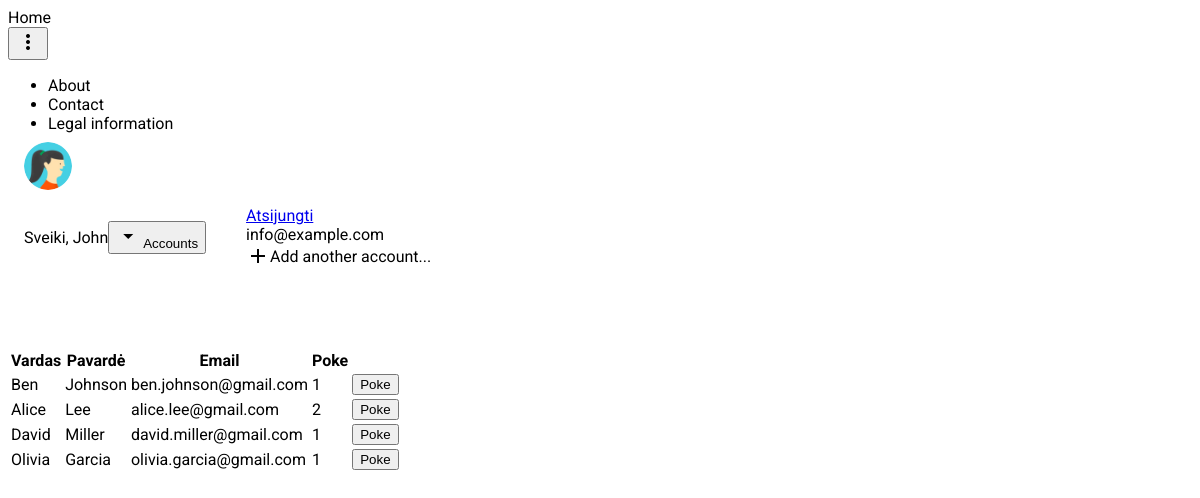
Screenshot of /home.php (signed in) with the database file from the repository.
### tables this page shows
CREATE TABLE `users`
(
    `id`           int          NOT NULL,
    `username`     varchar(255) NOT NULL UNIQUE,
    `first_name`   varchar(255) NOT NULL,
    `last_name`    varchar(255) NOT NULL,
    `email`        varchar(255) NOT NULL,
    `password`     varchar(255) NOT NULL,
    `date_created` date         NOT NULL
);

### src/home.php (the view, shortened to what this page needs)
<?php
include "db_conn.php";
if (isset($_SESSION['id']) && isset($_SESSION['username'])) {
    $query = "SELECT users.id, users.first_name, users.last_name, users.email, COUNT(p.id) AS poke_count
                    FROM users
                    LEFT JOIN pokes p ON users.id = p.to
                    GROUP BY users.id";
    $response = mysqli_query($conn, $query);
    ?>
    <!DOCTYPE html>
    <html lang="en">
    <head>
        <link rel="stylesheet" href="https://code.getmdl.io/1.3.0/material.cyan-light_blue.min.css">
        <link rel="stylesheet" href="./css/styles.css">
    </head>
    <body>
    <div class="demo-layout mdl-layout mdl-js-layout mdl-layout--fixed-drawer mdl-layout--fixed-header">
        <header class="demo-header mdl-layout__header mdl-color--grey-100 mdl-color-text--grey-600">
            <div class="mdl-layout__header-row">
                <span class="mdl-layout-title">Home</span>
                <button class="mdl-button mdl-js-button mdl-js-ripple-effect mdl-button--icon" id="hdrbtn">
                    <i class="material-icons">more_vert</i>
                </button>
                <ul class="mdl-menu mdl-js-menu mdl-js-ripple-effect mdl-menu--bottom-right" for="hdrbtn">
                    <li class="mdl-menu__item">About</li>
                    <li class="mdl-menu__item">Contact</li>
                    <li class="mdl-menu__item">Legal information</li>
                </ul>
            </div>
        </header>
        <div class="demo-drawer mdl-layout__drawer mdl-color--blue-grey-900 mdl-color-text--blue-grey-50">
            <header class="demo-drawer-header">
                <img src="images/user.jpg" class="demo-avatar">
                <div class="demo-avatar-dropdown">
                    <span>Sveiki, <?php echo $_SESSION['username']; ?></span>
                    <button id="accbtn" class="mdl-button mdl-js-button mdl-js-ripple-effect mdl-button--icon">
                        <i class="material-icons" role="presentation">arrow_drop_down</i>
                        <span class="visuallyhidden">Accounts</span>
                    </button>
                    <ul class="mdl-menu mdl-menu--bottom-right mdl-js-menu mdl-js-ripple-effect" for="accbtn">
                        <li class="mdl-menu__item">
                            <a href="logout.php">Atsijungti</a>
                        </li>
                        <li class="mdl-menu__item">info@example.com</li>
                        <li class="mdl-menu__item"><i class="material-icons">add</i>Add another account...</li>
                    </ul>
                </div>
            </header>
            <nav class="demo-navigation mdl-navigation mdl-color--blue-grey-800">
                <a class="mdl-navigation__link" href=""><i class="mdl-color-text--blue-grey-400 material-icons"
                                                           role="presentation">home</i>Namai</a>
                <a class="mdl-navigation__link" href=""><i class="mdl-color-text--blue-grey-400 material-icons"
                                                           role="presentation">star</i>Paspausk mane</a>
            </nav>
        </div>
        <main class="mdl-layout__content mdl-color--grey-100">
            <div class="mdl-grid demo-content">
                <table class="mdl-data-table mdl-js-data-table mdl-shadow--2dp mdl-cell mdl-cell--12-col">
                    <thead>
                    <tr>
                        <th class="mdl-data-table__cell--non-numeric">Vardas</th>
                        <th>Pavardė</th>
                        <th>Email</th>
                        <th>Poke</th>
                        <th></th>
                    </tr>
                    </thead>
                    <tbody>
                    <?php
                    while ($i = mysqli_fetch_assoc($response)) {
                        if ($i['id'] !== $_SESSION['id']) { ?>
                            <tr>
                                <td class="mdl-data-table__cell--non-numeric"><?php echo $i['first_name']; ?></td>
                                <td><?php echo $i['last_name']; ?></td>
                                <td><?php echo $i['email']; ?></td>
                                <td><?php echo $i['poke_count']; ?></td>
                                <td>
                                    <form action="poke_action.php" method="post">
                                        <button class="mdl-button mdl-js-button mdl-button--raised mdl-button--accent">
                                            Poke
                                        </button>
                                    </form>
                                </td>
                            </tr>
                        <?php }
                    }
                    ?>
                    </tbody>
                </table>
            </div>
        </main>
    </div>
    </body>
    </html>
    <?php
} else {
    header("Location: index.php");
    exit();
}

### src/css/styles.css (style rules this page uses)
html, body { font-family: 'Roboto', 'Helvetica', sans-serif; }
.demo-avatar { width: 48px; height: 48px; border-radius: 24px; }
.demo-drawer { border: none; }
.demo-drawer .demo-navigation { z-index: -2; }
.demo-drawer .mdl-menu .mdl-menu__item { display: -webkit-flex; display: -ms-flexbox; display: flex; -webkit-align-items: center; -ms-flex-align: center; align-items: center; }
.demo-drawer-header { box-sizing: border-box; display: -webkit-flex; display: -ms-flexbox; display: flex; -webkit-flex-direction: column; -ms-flex-direction: column; flex-direction: column; -webkit-justify-content: flex-end; -ms-flex-pack: end; justify-content: flex-end; padding: 16px; height: 151px; }
.demo-avatar-dropdown { display: -webkit-flex; display: -ms-flexbox; display: flex; position: relative; -webkit-flex-direction: row; -ms-flex-direction: row; flex-direction: row; -webkit-align-items: center; -ms-flex-align: center; align-items: center; width: 100%; }
.demo-navigation { -webkit-flex-grow: 1; -ms-flex-positive: 1; flex-grow: 1; }
.demo-layout .demo-navigation .mdl-navigation__link { display: -webkit-flex !important; display: -ms-flexbox !important; display: flex !important; -webkit-flex-direction: row; -ms-flex-direction: row; flex-direction: row; -webkit-align-items: center; -ms-flex-align: center; align-items: center; color: rgba(255, 255, 255, 0.56); font-weight: 500; }
.demo-navigation .mdl-navigation__link .material-icons { font-size: 24px; color: rgba(255, 255, 255, 0.56); margin-right: 32px; }
.demo-content { max-width: 1080px; }

### rows the page displays
users: first_name "Ben", last_name "Johnson", email "ben.johnson@gmail.com", poke_count "1"
users: first_name "Alice", last_name "Lee", email "alice.lee@gmail.com", poke_count "2"
users: first_name "David", last_name "Miller", email "david.miller@gmail.com", poke_count "1"
users: first_name "Olivia", last_name "Garcia", email "olivia.garcia@gmail.com", poke_count "1"

### other values shown
$_SESSION['username'] "John"
